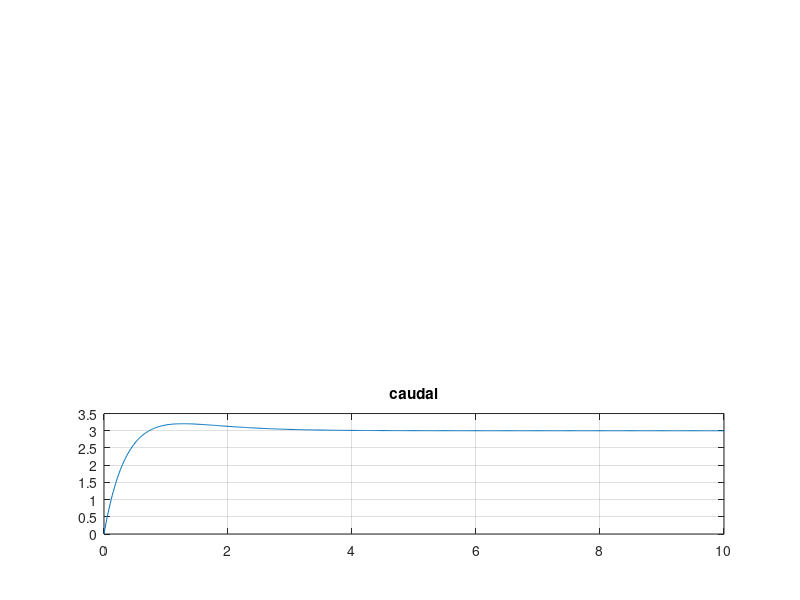

The MATLAB script that drew this image:
%%TP1 Ejercicio 1, iniciso 3
pkg load control signal;
clc; clear all; close all;

%componentes
A1=1;
A2=1;
R1=1/2;
R2=1/3;
h1(1)=0;
h2(1)=0;
%matrices del espacio de estados (ss)
A=[-1/(A1*R1) 1/(A1*R1); 1/(A2*R1) -(1/(A2*R1)+1/(A2*R2))]
B=[1/A1; 0]
Ct=[0 1]
D=[0]
X=[h1 ; h2];
u(1)=0;
[num,den]=ss2tf(A,B,Ct,D);
sys=tf(num,den);
Y(1)=0;

%Variables de utilidad
%%Para determinar h se hace lo siguiente:
f=max(abs(pole(sys)))%%Esto nos imprime la frecuencia del polo más alta del sistema.

%Como por el teorema del muestreo, tenemos que muestrear al doble de esa frecuencia
%determinamos h como 1/10f, donde f es la frecuencia más alta
h=1/(10*f) %El h como yo
tiempo=(10/h);
t=0:h:(tiempo*h);
i=1; k=0;
referencia=1; %%altura en metros del tanque 2


%%LQR
Q=diag([10 0.1 100])
R=1

A_amp=[A zeros(2,1); -Ct 0]
B_amp=[B(:,1);0]
K=lqr(A_amp,B_amp,Q,R);
psi=0;

while(i<(tiempo+2))

  h1(i)=X(1);h2(i)=X(2);
  u=-K*([X;psi]);

  accion(i)=u;
  X_P=A*X+B*u;%X punto
  psi=psi+h*(referencia-Ct*X);
  X=X+h*X_P;%Esto es el cálculo de la integral como sumatoria

  i=i+1;

end

%Imprimo como varían mis variables de estado y mi entrada
figure 1;
subplot(3,1,1) ;plot(t,h1); title("altura del primer tanque"); grid on;
subplot(3,1,2) ;plot(t,h2); grid on; hold;
step(sys,t,"color","r"), legend("altura controlada","altura sin controlador"); title("altura del segundo tanque");
subplot(3,1,3) ;plot(t,accion); title("caudal");grid on;

